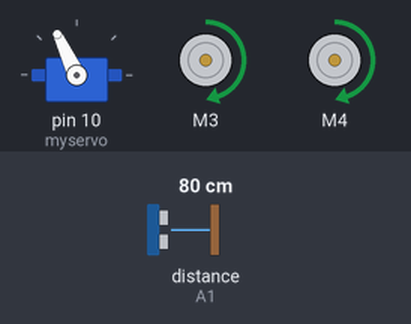
A sketch run on a simulated Arduino Uno, built with avr-gcc and run on an emulated ATmega328P. Shown: servo, 2 × DC motor (green arrow = forward, orange = backward, longer = faster). The inputs (shaded band) are chosen by the test bench; at power-on: distance to the obstacle (sensor on A1) 80 cm. The echo pulse lasts 58.3 µs per cm.

Above: at 3.9 s.
4.0 s: distance to the obstacle (sensor on A1) set to 38 cm
5.5 s: distance to the obstacle (sensor on A1) set to 32 cm
At 6.9 s:
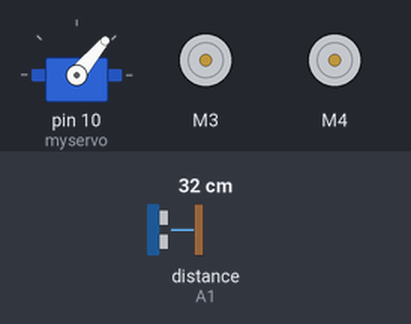
8.5 s: distance to the obstacle (sensor on A1) set to 60 cm
At 8.84 s:
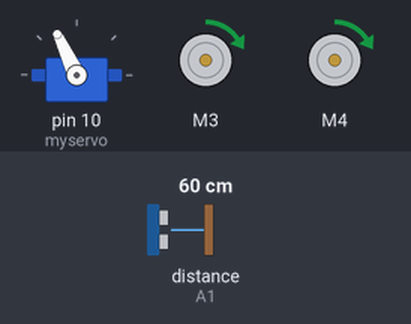
10.6 s: distance to the obstacle (sensor on A1) set to 2 cm
At 13.0 s:
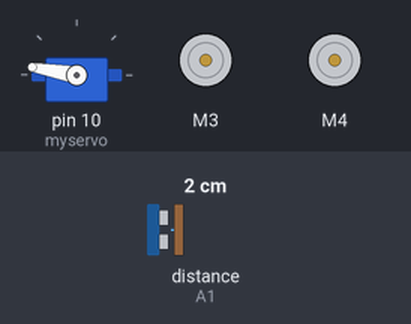
Timing chart, 0 to 17.6 s (numbered marks = the images above; inputs shaded):
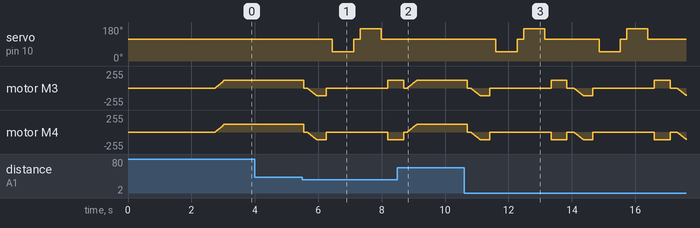

The sketch:

Ultrasonic_car.ino
```cpp
/******************************************************************************
***************************2023.9.9********************************************
// Before uploading the code you have to install the necessary library
// To Install the libraries go to sketch >> Include Library >> Add .ZIP File >> Select the Downloaded ZIP files From the Above links //
*******************************************************************************/
#include <AFMotor.h>
#include <NewPing.h>
#include <Servo.h>

#define TRIG_PIN A0
#define ECHO_PIN A1
#define MAX_DISTANCE 100 //200
#define MAX_SPEED 120 // sets speed of DC  motors
#define MAX_SPEED_OFFSET 20

NewPing sonar(TRIG_PIN, ECHO_PIN, MAX_DISTANCE);


AF_DCMotor motor3(3, MOTOR34_1KHZ);
AF_DCMotor motor4(4, MOTOR34_1KHZ);
Servo myservo;

boolean goesForward=false;
int distance = 150;//150
int speedSet = 0;

void setup() {

  myservo.attach(10);
  myservo.write(115);
  delay(2000);
  distance = readPing();
  delay(100);
  distance = readPing();
  delay(100);
  distance = readPing();
  delay(100);
  distance = readPing();
  delay(100);
}

void loop() {
 int distanceR = 0;
 int distanceL = 0;
 delay(40);

 if(distance<=35)
 {
  moveStop();
  delay(100);
  moveBackward();
  delay(300);
  moveStop();
  delay(200);
  distanceR = lookRight();
  delay(200);
  distanceL = lookLeft();
  delay(200);

  if(distanceR>=distanceL)
  {
    turnRight();
    moveStop();
  }else
  {
    turnLeft();
    moveStop();
  }
 }else
 {
  moveForward();
 }
 distance = readPing();
}

int lookRight()
{
    myservo.write(50);
    delay(500);
    int distance = readPing();
    delay(100);
    myservo.write(115);
    return distance;
}

int lookLeft()
{
    myservo.write(170);
    delay(500);
    int distance = readPing();
    delay(100);
    myservo.write(115);
    return distance;
    delay(100);
}

int readPing() {
  delay(70);
  int cm = sonar.ping_cm();
  if(cm==0)
  {
    cm = 250;
  }
  return cm;
}

void moveStop() {
  motor3.run(RELEASE);
  motor4.run(RELEASE);

}

void moveForward() {

 if(!goesForward)
  {
    goesForward=true;
    motor3.run(FORWARD);
    motor4.run(FORWARD);

   for (speedSet = 0; speedSet < MAX_SPEED; speedSet +=2) // slowly bring the speed up to avoid loading down the batteries too quickly
   {
    motor3.setSpeed(speedSet);
    motor4.setSpeed(speedSet);

    delay(5);
   }
  }
}

void moveBackward() {
    goesForward=false;
    motor3.run(BACKWARD);
    motor4.run(BACKWARD);

  for (speedSet = 0; speedSet < MAX_SPEED; speedSet +=2) // slowly bring the speed up to avoid loading down the batteries too quickly
  {
    motor3.setSpeed(speedSet);
    motor4.setSpeed(speedSet);

    delay(5);
  }
}

void turnRight() {
  motor3.run(FORWARD);
  motor4.run(BACKWARD);

  delay(500);
  motor3.run(FORWARD);
  motor4.run(FORWARD);

}
void turnLeft() {
  motor3.run(BACKWARD);
  motor4.run(FORWARD);

  delay(500);
  motor3.run(FORWARD);
  motor4.run(FORWARD);

}
```

Measured:
- the behaviour switches between 36 and 35 cm on distance to the obstacle (sensor on A1) (found by bisection; images 0 and 1)
- after the input at 4.0 s, every drawn part: stays the same
- after the input at 5.5 s, servo on pin 10 (myservo): 115° → 50° after 0.95 s, → 115° 0.67 s later, → 170° 0.20 s later, → 115° 0.67 s later
- after the input at 8.5 s, servo on pin 10 (myservo): stays 115° (without the input it goes to 50° after 1.2 s)
